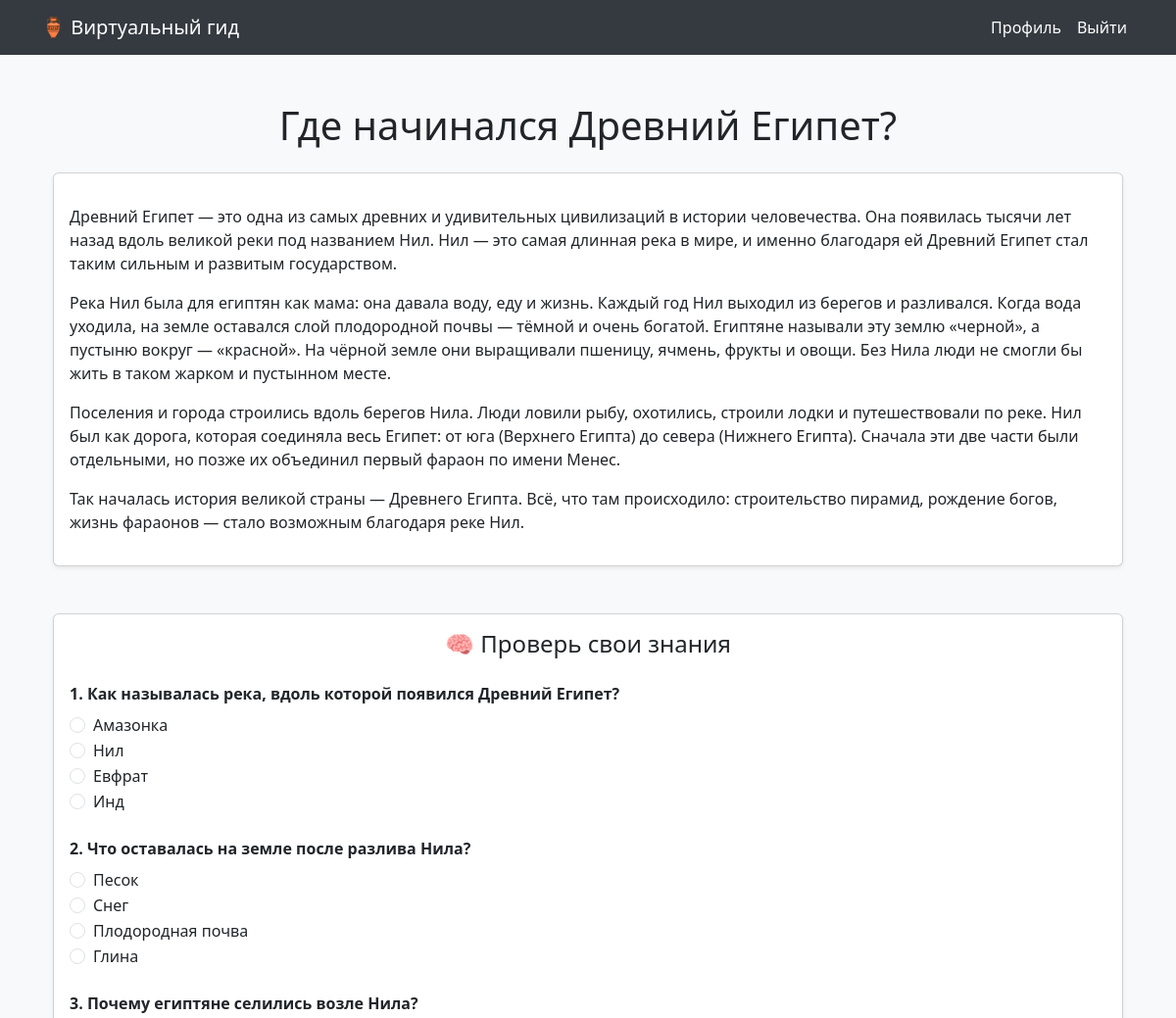
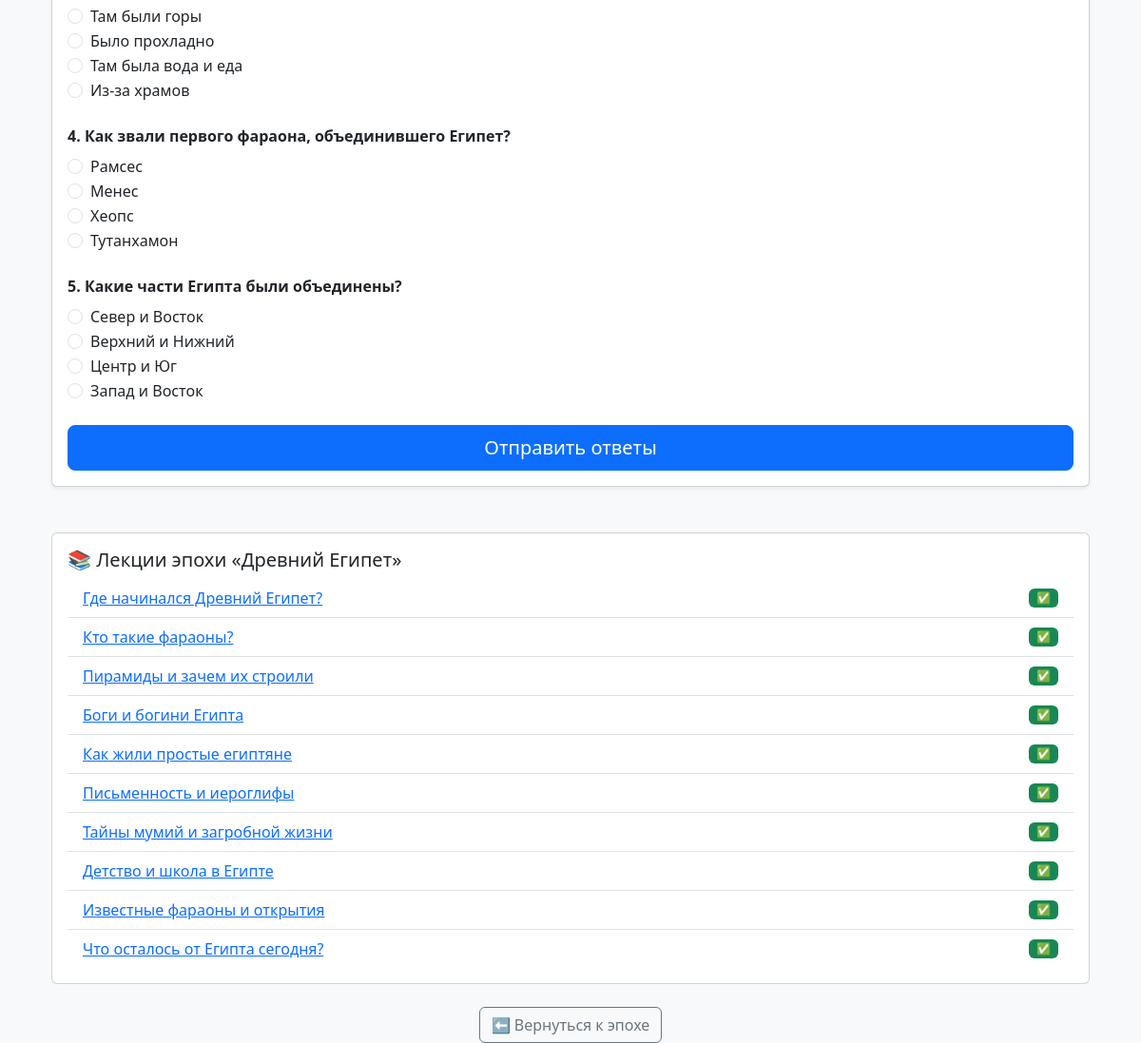
The page /lecture/1/ (signed in) on the database its author committed (2 pictures, top to bottom).
### guide/models.py (models this page shows, shortened)
class Lecture(models.Model):
    era = models.ForeignKey(Era, on_delete=models.CASCADE, related_name='lectures')
    title = models.CharField(max_length=200)
    content = models.TextField()
    order = models.PositiveIntegerField()  # от 1 до 10
    class Meta:
        unique_together = ('era', 'order')
        ordering = ['era', 'order']

class QuizQuestion(models.Model):
    lecture = models.ForeignKey(Lecture, on_delete=models.CASCADE, related_name='quiz_questions')
    question = models.CharField(max_length=255, default='')
    option1 = models.CharField(max_length=255, default='')
    option2 = models.CharField(max_length=255, default='')
    option3 = models.CharField(max_length=255, default='')
    option4 = models.CharField(max_length=255, default='')
    correct_answer = models.CharField(max_length=255, default='')

class Era(models.Model):
    name = models.CharField(max_length=200)
    description = models.TextField()
    image = models.ImageField(upload_to='images/', null=True, blank=True)

### guide/views.py (the view, shortened to what this page needs)
# urls.py: path('lecture/<int:pk>/', views.lecture_detail, name='lecture_detail'),
@login_required
def lecture_detail(request, pk):
    lecture = get_object_or_404(Lecture, pk=pk)
    user = request.user
    progress, _ = LectureProgress.objects.get_or_create(user=user, lecture=lecture)
    if not progress.viewed:
        progress.viewed = True
        progress.save()
    questions = lecture.quiz_questions.all()
    era_lectures = Lecture.objects.filter(era=lecture.era)
    viewed_count = LectureProgress.objects.filter(user=user, lecture__in=era_lectures, viewed=True).count()
    if viewed_count == era_lectures.count():
        MiniGameUnlock.objects.update_or_create(
            user=user,
            era=lecture.era,
            defaults={'unlocked': True}
        )
    all_lectures = era_lectures.order_by('order')
    progress_map = {
        lp.lecture_id: lp.viewed
        for lp in LectureProgress.objects.filter(user=user, lecture__in=all_lectures)
    }
    return render(request, 'guide/lecture_detail.html', {
        'lecture': lecture,
        'questions': questions,
        'all_lectures': all_lectures,
        'progress_map': progress_map,
    })

### guide/templatetags/custom_filters.py (called while the page is built)
@register.filter
def dict_get(dictionary, key):
    return dictionary.get(key)

### guide/templates/guide/lecture_detail.html (shortened to what this page needs)
{% extends 'guide/base.html' %}
{% load custom_filters %}
{% block content %}
<div class="container">
    <h1 class="text-center mb-4">{{ lecture.title }}</h1>
    <div class="card shadow-sm mb-5">
        <div class="card-body">
            <p style="font-size: 18px;">{{ lecture.content|linebreaks }}</p>
        </div>
    </div>
    <div class="card shadow-sm">
        <div class="card-body">
            <h4 class="mb-4 text-center">🧠 Проверь свои знания</h4>
            <form method="post">
                {% for question in questions %}
                    <div class="mb-4">
                        <strong>{{ forloop.counter }}. {{ question.question }}</strong>
                        <div class="form-check mt-2">
                            <input class="form-check-input" type="radio" name="question_{{ forloop.counter }}" value="{{ question.option1 }}" required>
                            <label class="form-check-label">{{ question.option1 }}</label>
                        </div>
                        <div class="form-check">
                            <input class="form-check-input" type="radio" name="question_{{ forloop.counter }}" value="{{ question.option2 }}">
                            <label class="form-check-label">{{ question.option2 }}</label>
                        </div>
                        <div class="form-check">
                            <input class="form-check-input" type="radio" name="question_{{ forloop.counter }}" value="{{ question.option3 }}">
                            <label class="form-check-label">{{ question.option3 }}</label>
                        </div>
                        <div class="form-check">
                            <input class="form-check-input" type="radio" name="question_{{ forloop.counter }}" value="{{ question.option4 }}">
                            <label class="form-check-label">{{ question.option4 }}</label>
                        </div>
                    </div>
                {% endfor %}
                <div class="d-grid">
                    <button type="submit" class="btn btn-primary btn-lg">Отправить ответы</button>
                </div>
            </form>
        </div>
    </div>
<div class="card mt-5">
    <div class="card-body">
        <h5 class="card-title">📚 Лекции эпохи «{{ lecture.era.name }}»</h5>
        <ul class="list-group list-group-flush">
            {% for lec in all_lectures %}
                <li class="list-group-item d-flex justify-content-between align-items-center">
                    <a href="{% url 'lecture_detail' lec.pk %}">{{ lec.title }}</a>
                    {% if progress_map|dict_get:lecture.id %}
    <span class="badge bg-success ms-2">✅</span>
{% endif %}
                </li>
            {% endfor %}
        </ul>
    </div>
</div>
    <div class="text-center mt-4">
        <a href="{% url 'era_detail' lecture.era.pk %}" class="btn btn-outline-secondary">⬅ Вернуться к эпохе</a>
    </div>
</div>
{% endblock %}

### guide/templates/guide/base.html (style rules this page uses)
body { background-color: #f8f9fa; }

### rows shown on the page
Lecture: title "Где начинался Древний Египет?", content "Древний Египет — это одна из самых древних и удивительных цивилизаций в истории человечества. Она появилась тысячи лет назад вдоль великой реки под названием Нил. Нил — это самая длинная река в мире, и именно благодаря ей Древний Египет стал таким сильным и развитым государством. Река Нил была для египтян как мама: она давала воду, еду и жизнь. Каждый год Нил выходил из берегов и разливался. Когда вода уходила, на земле оставался слой плодородной почвы — тёмной и очень богатой. Египтяне называли эту землю «черной», а пустыню вокруг — «красной». На чёрной земле они выращивали пшеницу, ячмень, фрукты и овощи. Без Нила люди не смогли бы жить в таком жарком и пустынном месте. Поселения и города…", era.name "Древний Египет"
QuizQuestion: question "Как называлась река, вдоль которой появился Древний Египет?", option1 "Амазонка", option2 "Нил", option3 "Евфрат", option4 "Инд"
QuizQuestion: question "Что оставалась на земле после разлива Нила?", option1 "Песок", option2 "Снег", option3 "Плодородная почва", option4 "Глина"
QuizQuestion: question "Почему египтяне селились возле Нила?", option1 "Там были горы", option2 "Было прохладно", option3 "Там была вода и еда", option4 "Из-за храмов"
QuizQuestion: question "Как звали первого фараона, объединившего Египет?", option1 "Рамсес", option2 "Менес", option3 "Хеопс", option4 "Тутанхамон"
QuizQuestion: question "Какие части Египта были объединены?", option1 "Север и Восток", option2 "Верхний и Нижний", option3 "Центр и Юг", option4 "Запад и Восток"
Lecture: title "Кто такие фараоны?"
Lecture: title "Пирамиды и зачем их строили"
Lecture: title "Боги и богини Египта"
Lecture: title "Как жили простые египтяне"
Lecture: title "Письменность и иероглифы"
Lecture: title "Тайны мумий и загробной жизни"
Lecture: title "Детство и школа в Египте"
Lecture: title "Известные фараоны и открытия"
Lecture: title "Что осталось от Египта сегодня?"
